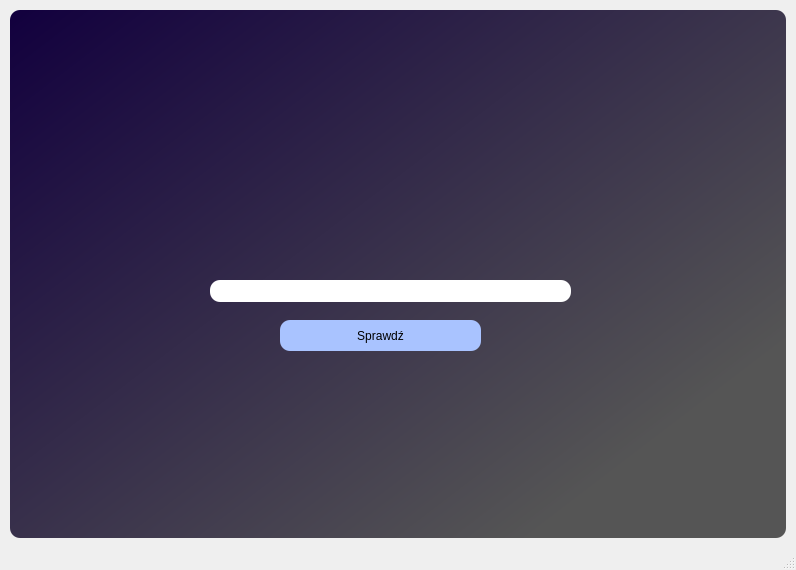
<?xml version="1.0" encoding="UTF-8"?>
<ui version="4.0">
 <class>MainWindow</class>
 <widget class="QMainWindow" name="MainWindow">
  <property name="geometry">
   <rect>
    <x>0</x>
    <y>0</y>
    <width>796</width>
    <height>570</height>
   </rect>
  </property>
  <property name="windowTitle">
   <string>MainWindow</string>
  </property>
  <widget class="QWidget" name="centralwidget">
   <layout class="QVBoxLayout" name="verticalLayout">
    <property name="spacing">
     <number>0</number>
    </property>
    <property name="leftMargin">
     <number>10</number>
    </property>
    <property name="topMargin">
     <number>10</number>
    </property>
    <property name="rightMargin">
     <number>10</number>
    </property>
    <property name="bottomMargin">
     <number>10</number>
    </property>
    <item>
     <widget class="QFrame" name="frame">
      <property name="toolTipDuration">
       <number>0</number>
      </property>
      <property name="styleSheet">
       <string notr="true">background-color: qlineargradient(spread:pad, x1:0, y1:0, x2:0.870647, y2:0.773, stop:0 rgba(18, 0, 62, 255), stop:1 rgba(85, 85, 85, 255));
border-radius: 10px;
</string>
      </property>
      <property name="frameShape">
       <enum>QFrame::StyledPanel</enum>
      </property>
      <property name="frameShadow">
       <enum>QFrame::Raised</enum>
      </property>
      <widget class="QPushButton" name="pushButton">
       <property name="geometry">
        <rect>
         <x>270</x>
         <y>310</y>
         <width>201</width>
         <height>31</height>
        </rect>
       </property>
       <property name="styleSheet">
        <string notr="true">font: 75 8pt &quot;Arial&quot;;
background-color: rgb(169, 195, 255);</string>
       </property>
       <property name="text">
        <string>Sprawdź</string>
       </property>
      </widget>
      <widget class="QLineEdit" name="lineEdit">
       <property name="geometry">
        <rect>
         <x>200</x>
         <y>270</y>
         <width>361</width>
         <height>22</height>
        </rect>
       </property>
       <property name="styleSheet">
        <string notr="true">background-color: rgb(255, 255, 255);</string>
       </property>
      </widget>
     </widget>
    </item>
   </layout>
  </widget>
  <widget class="QStatusBar" name="statusbar"/>
 </widget>
 <resources/>
 <connections/>
</ui>
